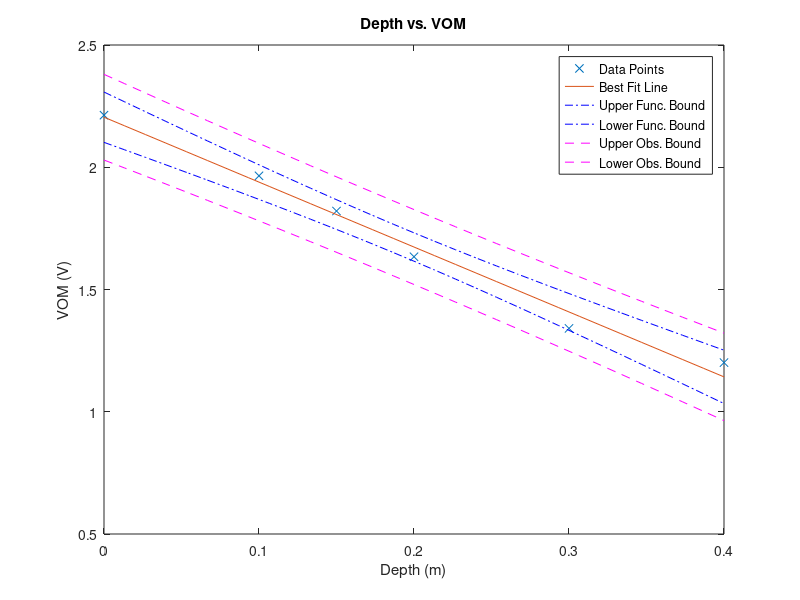

Reproduce this figure in MATLAB.
% The x, r, and y below are for testing. Comment them out and add yor own
% data to the sample data at the end of the comments, and uncomment your
% data
% x = 1:0.5:10;
% r = normrnd(0,1,[1,length(x)]);
% y = 3*x-5+r;
% Script for the linear fit of data. The independent values are
% in the x array and the matched dependent values are in the y array. This
% script does not use MATLAB's built-in fitting functions, but uses the
% formulas from the videos/class notes.
% You also need to enter the confidence level, typically 95%. The values
% that are calculated and displayed are:
% 1. Beta_hat_1 (the best-fit slope)
% 2. Beta_hat_0 (the best-fit y-intercept)
% 3. The Root Mean Square Residual, Se
% 4. The Standard Error for beta0, Sbeta0
% 5. The Standard Error for beta1, Sbeta1
% 6. The confidence intervals for beta1 and beta0.
% After calculating these quantities, the script plots the original data,
% the best fit line, and the upper and lower bounds for the confidence
% interval on the best fit line.
x = [0 0.1 0.15 0.2 0.3 0.4]; % Uncomment and add your own data
y = [2.213 1.965 1.821 1.634 1.341 1.201]; % Uncomment and add your own data
confLev = 0.95; % The confidence level
N = length(y); % The number of data points
xbar = mean(x);
ybar = mean(y);
Sxx = dot((x-xbar),(x-xbar));
%Sxx = (x-xbar)*transpose(x-xbar);
% beta1 is the estimated best slope of the best-fit line
beta1 = dot((x-xbar),(y-ybar))/Sxx
% beta1 = ((x-xbar)*transpose(y-ybar))/Sxx
% beta0 is the estimated best-fit y-intercept of the best fit line
beta0 = ybar - beta1*xbar
yfit = beta0 + beta1*x;
SSE = dot((y - yfit),(y - yfit)) % Sum of the squared residuals
% SSE = (y - yfit)*transpose(y - yfit) % Sum of the squared residuals
Se = sqrt(SSE/(N-2)) % The Root Mean Square Residual
Sbeta0 = Se*sqrt(1/N + xbar^2/Sxx)
Sbeta1 = Se/sqrt(Sxx)
% tinv defaults to 1-sided test. We need 2-sises, hence:(1-0.5*(1-confLev))
StdT = tinv((1-0.5*(1-confLev)),N-2) % The Student's t factor
lambdaBeta1 = StdT*Sbeta1 % The 1/2 confidence interval on beta1
lambdaBeta0 = StdT*Sbeta0 % The 1/2 confidence interval on beta0
range = max(x) - min(x);
xplot = min(x):range/30:max(x); % Generate array for plotting
yplot = beta0 + beta1*xplot; % Generate array for plotting
Syhat = Se*sqrt(1/N + (xplot - xbar).*(xplot - xbar)/Sxx);
lambdayhat = StdT*Syhat;
Sy = Se*sqrt(1+1/N + (xplot - xbar).*(xplot - xbar)/Sxx);
lambday = StdT*Sy;
figure(1)
plot(x,y,'x')
hold on
plot(xplot,yplot)
plot(xplot,yplot+lambdayhat,'-.b',xplot,yplot-lambdayhat,'-.b')
plot(xplot,yplot+lambday,'--m',xplot,yplot-lambday,'--m')
xlabel('Depth (m)')
ylabel('VOM (V)')
title('Depth vs. VOM')
% if beta1 > 0 % Fix this
%     location = 'northwest';
% else
%     location = 'northeast';
% end
legend('Data Points','Best Fit Line','Upper Func. Bound',...
    'Lower Func. Bound', 'Upper Obs. Bound', 'Lower Obs. Bound')
    %'Location', location)
hold off
